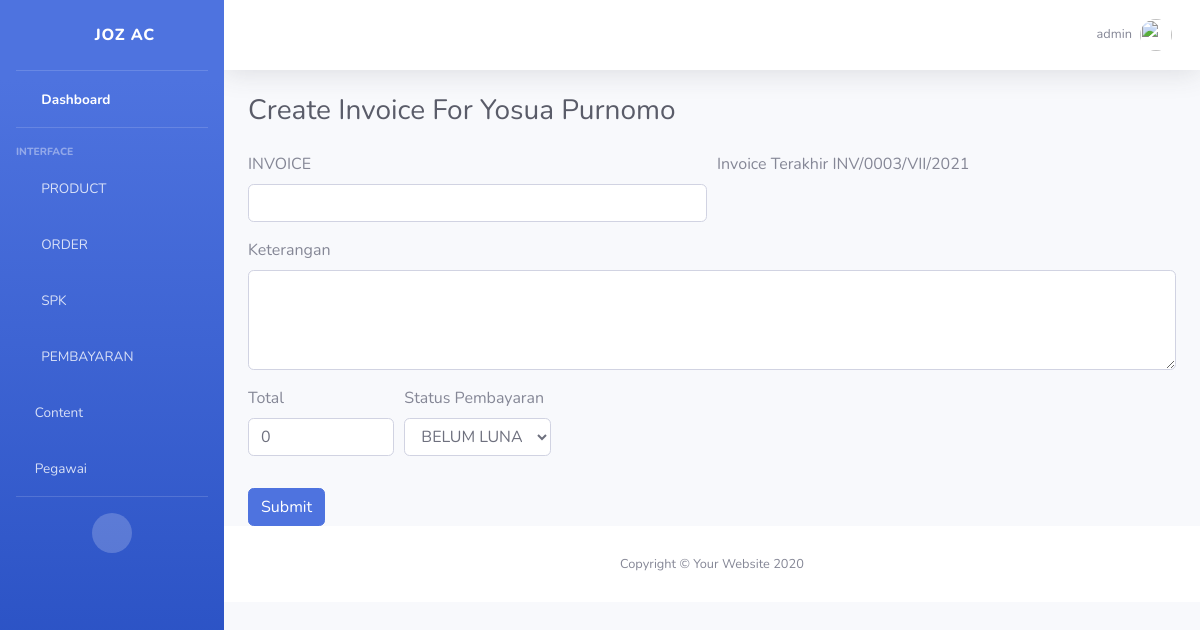
The app's page /pesanan/admin/approval/1_yosua-purnomo_18848624/ (signed in) with its own data.
### account/models.py (models this page shows)
class Account(AbstractBaseUser, PermissionsMixin):
	jabatanChoice        = [
	('ADMIN','ADMIN'),
	('TEKNISI','TEKNISI'),
	]
	username 	= models.CharField(max_length=20, unique=True)
	jabatan 	= models.CharField(choices=jabatanChoice, max_length=8)
	date_joined = models.DateTimeField(auto_now_add=True)
	last_login 	= models.DateTimeField(auto_now=True)
	is_active = models.BooleanField(default=True)
	is_staff = models.BooleanField(default=True)
	is_superuser = models.BooleanField(default=False)
	is_admin	= models.BooleanField(default=True)
	objects = AccountManage()
	USERNAME_FIELD = 'username'
	REQUIRED_FIELDS = []
	def __str__(self):
		return self.username
	class Meta:
		verbose_name = 'Account'
		verbose_name_plural = 'Account'

### client/models.py (models this page shows, shortened)
class ClientModel(models.Model):
    nama_Client 		= models.CharField(max_length=30, verbose_name='Nama')
    noTelp_Client		= models.CharField(max_length=15, verbose_name='Phone')
    email_Client		= models.EmailField(verbose_name='Email')
    alamat_Client		= models.CharField(max_length=254, verbose_name='Alamat')
    kecamatan_Client	= models.CharField(max_length=30, null=True, blank=True, verbose_name='Kecamatan')
    kelurahan_Client	= models.CharField(max_length=30, null=True, blank=True, verbose_name='Kelurahan')
    kodePos_Client		= models.CharField(max_length=30, null=True, blank=True, verbose_name='Kode Pos')
    kota_Client			= models.CharField(max_length=30, verbose_name='Kota')
    slug_Client			= models.SlugField()
    class Meta:
        verbose_name='Client'
    def __str__(self):
    	return f"{self.id}-{self.nama_Client}"

### pesanan/models.py (models this page shows, shortened)
class InvoiceModel(models.Model):
    statusChoise = [
    ('LUNAS','LUNAS'),
    ('BELUM', 'BELUM LUNAS'),
    ]
    Invoice             = models.CharField(max_length=20, verbose_name='Nomor Invoice')
    clientINV           = models.OneToOneField(ClientModel, blank=True, null=True, related_name='InvoiceClient', verbose_name='Invoice Client', on_delete=models.SET_NULL)
    statusPembayaran    = models.CharField(choices=statusChoise, max_length=20, default='BELUM')
    Keterangan          = models.TextField()
    tanggal			    = models.DateField(auto_now=True, editable=False, verbose_name='Tanggal')
    totalInvoice	    = models.PositiveIntegerField(default=0, verbose_name='Total Pembayaran')
    slug_Invoice	    = models.SlugField()
    class Meta:
        verbose_name='Invoice'
        verbose_name_plural='Invoice'

### pesanan/views.py (the view, shortened to what this page needs)
# urls.py: path('admin/approval/<slug:slug>/', InvoiceApprov.as_view(), name='invoiceCreate'),
class InvoiceApprov(LoginRequiredMixin, CreateView):
	login_url = reverse_lazy('account:login')
	model = InvoiceModel
	form_class = InvoiceForm
	template_name = 'admin/InvoiceCreate.html'
	success_url = reverse_lazy('pesanan:approval')
	def get_context_data(self, **kwargs):
	    context = super().get_context_data(**kwargs)
	    context['last_invoice'] = self.model.objects.order_by('Invoice').last()
	    context['client'] = ClientModel.objects.get(slug_Client=self.kwargs['slug'])
	    return context
	def get(self, request, **kwargs):
		dataClient = ClientModel.objects.get(slug_Client=kwargs['slug'])
		data = dataClient.clientApprov if hasattr(dataClient, 'clientApprov') else False
		if data != False:
			return redirect(self.success_url)
		else:
			return super().get(self.request, **kwargs)

### pesanan/forms.py
class InvoiceForm(forms.ModelForm):
    class Meta:
        model = InvoiceModel
        fields = ('Invoice' , 'Keterangan', 'totalInvoice', 'statusPembayaran', )
        widgets={
            'statusPembayaran':forms.Select(attrs={
                'id':"id_statusPembayaran",
                'class':"form-control",
                }),
            'Invoice': forms.TextInput(attrs={
                'class':"form-control",
                'id':"id_Invoice",
                'name':"Invoice",
                'onchange':"InvoiceNumber(this.value)",
                }),
        	'Keterangan': forms.Textarea(attrs={
        		'name':"keterangan",
        		'id':"inputKeterangan",
        		'class':"form-control",
        		'style': 'height: 100px',
        		}),
        	'totalInvoice':forms.NumberInput(attrs={
        		'name':"total",
        		'class':"form-control",
        		'id':"inputTotal",
                'aria-describedby':"emailHelp",
        		})
        }

### templates/admin/InvoiceCreate.html (shortened to what this page needs)
{% extends "admin/base_admin.html" %}
{% block Content %}
	<div class="container-fluid">
		<div class="d-sm-flex align-items-center justify-content-between mb-4">
            <h1 class="h3 mb-0 text-gray-800">Create Invoice For {{client.nama_Client}} </h1>
        </div>
        <form method="POST" autocomplete="off">
				<div class="form-row">
				    <div class="form-group col-md-6">
				      <label for="id_Invoice">INVOICE</label>
				      <input type="text" class="form-control" id="id_Invoice" name="Invoice" onchange="InvoiceNumber(this.value)">
				    </div>
				    <div class="form-group col-md-6">
				      <label>Invoice Terakhir {{last_invoice.Invoice}}</label>
				    </div>
				</div>
				<div class="form-group">
					<label for="inputKeterangan">Keterangan</label>
					{{form.Keterangan}}
				</div>
				<div class="form-row">
					<div class="form-group col-md-2">
						<label for="inputTotal">Total</label>
						{{form.totalInvoice}}
					</div>
					<div class="form-group col-md-2">
						<label for="id_statusPembayaran">Status Pembayaran</label>
						<select id="id_statusPembayaran" class="form-control" name="statusPembayaran">
					        <option value="BELUM">BELUM LUNAS</option>
					    </select>
					</div>
				</div>
			  <button type="submit" class="btn btn-primary">Submit</button>
        </form>
	</div>
{% endblock Content %}

### templates/admin/include/topBar.html (shortened to what this page needs)
{% load static %}
                <nav class="navbar navbar-expand navbar-light bg-white topbar mb-4 static-top shadow">
                    <ul class="navbar-nav ml-auto">
                        <li class="nav-item dropdown no-arrow">
                            <a class="nav-link dropdown-toggle" href="#" id="userDropdown" role="button"
                                data-toggle="dropdown" aria-haspopup="true" aria-expanded="false">
                                <span class="mr-2 d-none d-lg-inline text-gray-600 small">{{request.user}}</span>
                                <img class="img-profile rounded-circle" src="{% static "img/undraw_profile.svg" %}">
                            </a>
                        </li>
                    </ul>
                </nav>

### records on screen
Account: user "admin"
ClientModel: nama_Client "Yosua Purnomo"
InvoiceModel: Invoice "INV/0003/VII/2021"
